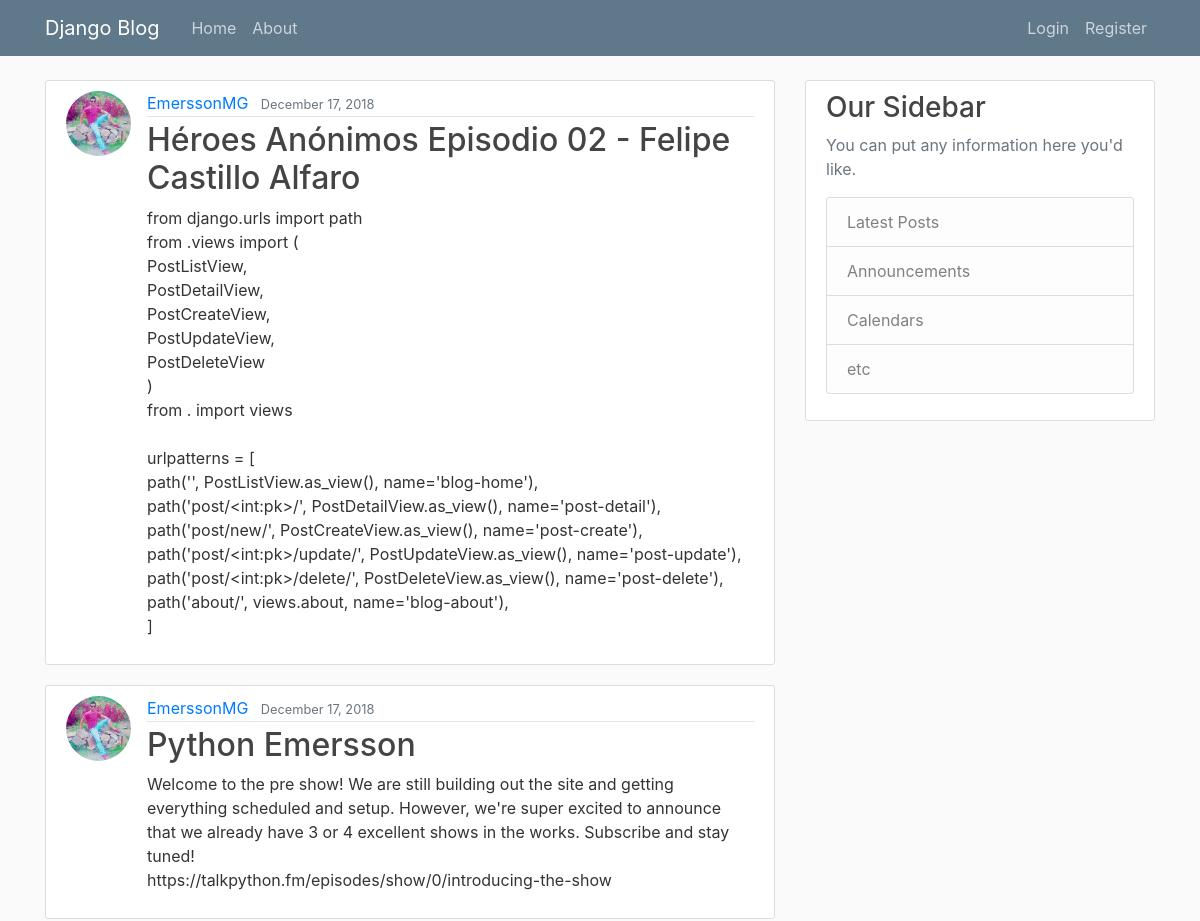
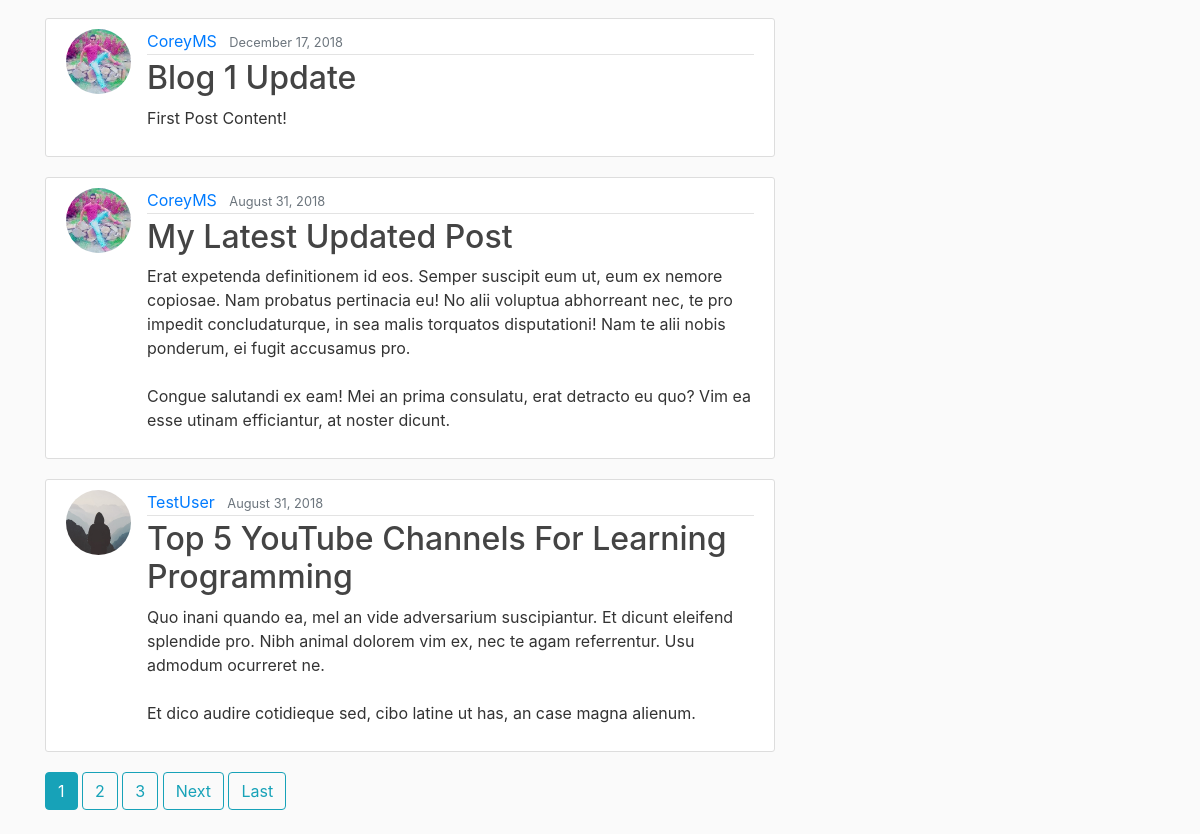
The page / on the database its author committed (2 pictures, top to bottom).
### blog/models.py (models this page shows, shortened)
class Post(models.Model):
    title = models.CharField(max_length=100)
    content = models.TextField()
    date_posted = models.DateTimeField(default=timezone.now)
    author = models.ForeignKey(User, on_delete=models.CASCADE)

### users/models.py (models this page shows, shortened)
class Profile(models.Model):
    user = models.OneToOneField(User, on_delete=models.CASCADE)
    image = models.ImageField(default='default.jpg', upload_to='profile_pics')

### blog/views.py (the view)
# urls.py: path('', PostListView.as_view(), name='blog-home'),
class PostListView(ListView):
    model = Post
    template_name = 'blog/home.html'  # <app>/<model>_<viewtype>.html
    context_object_name = 'posts'
    ordering = ['-date_posted']
    paginate_by = 5

### blog/templates/blog/home.html (shortened to what this page needs)
{% extends "blog/base.html" %}
{% block content %}
    {% for post in posts %}
        <article class="media content-section">
          <img class="rounded-circle article-img" src="{{ post.author.profile.image.url }}">
          <div class="media-body">
            <div class="article-metadata">
              <a class="mr-2" href="{% url 'user-posts' post.author.username %}">{{ post.author }}</a>
              <small class="text-muted">{{ post.date_posted|date:"F d, Y" }}</small>
            </div>
            <h2><a class="article-title" href="{% url 'post-detail' post.id %}">{{ post.title }}</a></h2>
            <p class="article-content">{{ post.content }}</p>
          </div>
        </article>
    {% endfor %}
    {% if is_paginated %}
      {% for num in page_obj.paginator.page_range %}
        {% if page_obj.number == num %}
          <a class="btn btn-info mb-4" href="?page={{ num }}">{{ num }}</a>
        {% elif num > page_obj.number|add:'-3' and num < page_obj.number|add:'3' %}
          <a class="btn btn-outline-info mb-4" href="?page={{ num }}">{{ num }}</a>
        {% endif %}
      {% endfor %}
      {% if page_obj.has_next %}
        <a class="btn btn-outline-info mb-4" href="?page={{ page_obj.next_page_number }}">Next</a>
        <a class="btn btn-outline-info mb-4" href="?page={{ page_obj.paginator.num_pages }}">Last</a>
      {% endif %}
    {% endif %}
{% endblock content %}

### blog/templates/blog/base.html (shortened to what this page needs)
{% load static %}
<!DOCTYPE html>
<html>
<head>
    <link rel="stylesheet" href="https://maxcdn.bootstrapcdn.com/bootstrap/4.0.0/css/bootstrap.min.css">
    <link rel="stylesheet" type="text/css" href="{% static 'blog/main.css' %}">
</head>
<body>
    <header class="site-header">
      <nav class="navbar navbar-expand-md navbar-dark bg-steel fixed-top">
        <div class="container">
          <a class="navbar-brand mr-4" href="{% url 'blog-home' %}">Django Blog</a>
          <div class="collapse navbar-collapse" id="navbarToggle">
            <div class="navbar-nav mr-auto">
              <a class="nav-item nav-link" href="{% url 'blog-home' %}">Home</a>
              <a class="nav-item nav-link" href="{% url 'blog-about' %}">About</a>
            </div>
            <div class="navbar-nav">
              {% if user.is_authenticated %}
                <a class="nav-item nav-link" href="{% url 'post-create' %}">New Post</a>
                <a class="nav-item nav-link" href="{% url 'profile' %}">Profile</a>
                <a class="nav-item nav-link" href="{% url 'logout' %}">Logout</a>
              {% else %}
                <a class="nav-item nav-link" href="{% url 'login' %}">Login</a>
                <a class="nav-item nav-link" href="{% url 'register' %}">Register</a>
              {% endif %}
            </div>
          </div>
        </div>
      </nav>
    </header>
    <main role="main" class="container">
      <div class="row">
        <div class="col-md-8">
          {% block content %}{% endblock %}
        </div>
        <div class="col-md-4">
          <div class="content-section">
            <h3>Our Sidebar</h3>
            <p class='text-muted'>You can put any information here you'd like.
              <ul class="list-group">
                <li class="list-group-item list-group-item-light">Latest Posts</li>
                <li class="list-group-item list-group-item-light">Announcements</li>
                <li class="list-group-item list-group-item-light">Calendars</li>
                <li class="list-group-item list-group-item-light">etc</li>
              </ul>
            </p>
          </div>
        </div>
      </div>
    </main>
</body>
</html>

### blog/static/blog/main.css (style rules this page uses)
body { background: #fafafa; color: #333333; margin-top: 5rem; }
h1, h2, h3, h4, h5, h6 { color: #444444; }
ul { margin: 0; }
.bg-steel { background-color: #5f788a; }
.site-header .navbar-nav .nav-link { color: #cbd5db; }
.content-section { background: #ffffff; padding: 10px 20px; border: 1px solid #dddddd; border-radius: 3px; margin-bottom: 20px; }
.article-title { color: #444444; }
.article-content { white-space: pre-line; }
.article-img { height: 65px; width: 65px; margin-right: 16px; }
.article-metadata { padding-bottom: 1px; margin-bottom: 4px; border-bottom: 1px solid #e3e3e3 }

### rows shown on the page
Post: author.profile.image (picture), author "EmerssonMG", date_posted "December 17, 2018", title "Héroes Anónimos Episodio 02 - Felipe Castillo Alfaro", content "from django.urls import path from .views import ( PostListView, PostDetailView, PostCreateView, PostUpdateView, PostDeleteView ) from . import views urlpatterns = [ path('', PostListView.as_view(), name='blog-home'), path('post/<int:pk>/', PostDetailView.as_view(), name='post-detail'), path('post/new/', PostCreateView.as_view(), name='post-create'), path('post/<int:pk>/update/', PostUpdateView.as_view(), name='post-update'), path('post/<int:pk>/delete/', PostDeleteView.as_view(), name='post-delete'), path('about/', views.about, name='blog-about'), ]"
Post: author.profile.image (picture), author "EmerssonMG", date_posted "December 17, 2018", title "Python Emersson", content "Welcome to the pre show! We are still building out the site and getting everything scheduled and setup. However, we're super excited to announce that we already have 3 or 4 excellent shows in the works. Subscribe and stay tuned! https://talkpython.fm/episodes/show/0/introducing-the-show"
Post: author.profile.image (picture), author "CoreyMS", date_posted "December 17, 2018", title "Blog 1 Update", content "First Post Content!"
Post: author.profile.image (picture), author "CoreyMS", date_posted "August 31, 2018", title "My Latest Updated Post", content "Erat expetenda definitionem id eos. Semper suscipit eum ut, eum ex nemore copiosae. Nam probatus pertinacia eu! No alii voluptua abhorreant nec, te pro impedit concludaturque, in sea malis torquatos disputationi! Nam te alii nobis ponderum, ei fugit accusamus pro. Congue salutandi ex eam! Mei an prima consulatu, erat detracto eu quo? Vim ea esse utinam efficiantur, at noster dicunt."
Post: author.profile.image (placeholder picture), author "TestUser", date_posted "August 31, 2018", title "Top 5 YouTube Channels For Learning Programming", content "Quo inani quando ea, mel an vide adversarium suscipiantur. Et dicunt eleifend splendide pro. Nibh animal dolorem vim ex, nec te agam referrentur. Usu admodum ocurreret ne. Et dico audire cotidieque sed, cibo latine ut has, an case magna alienum."

### other values the page prints
{{ num }} "1"
{{ num }} "2" "3"
